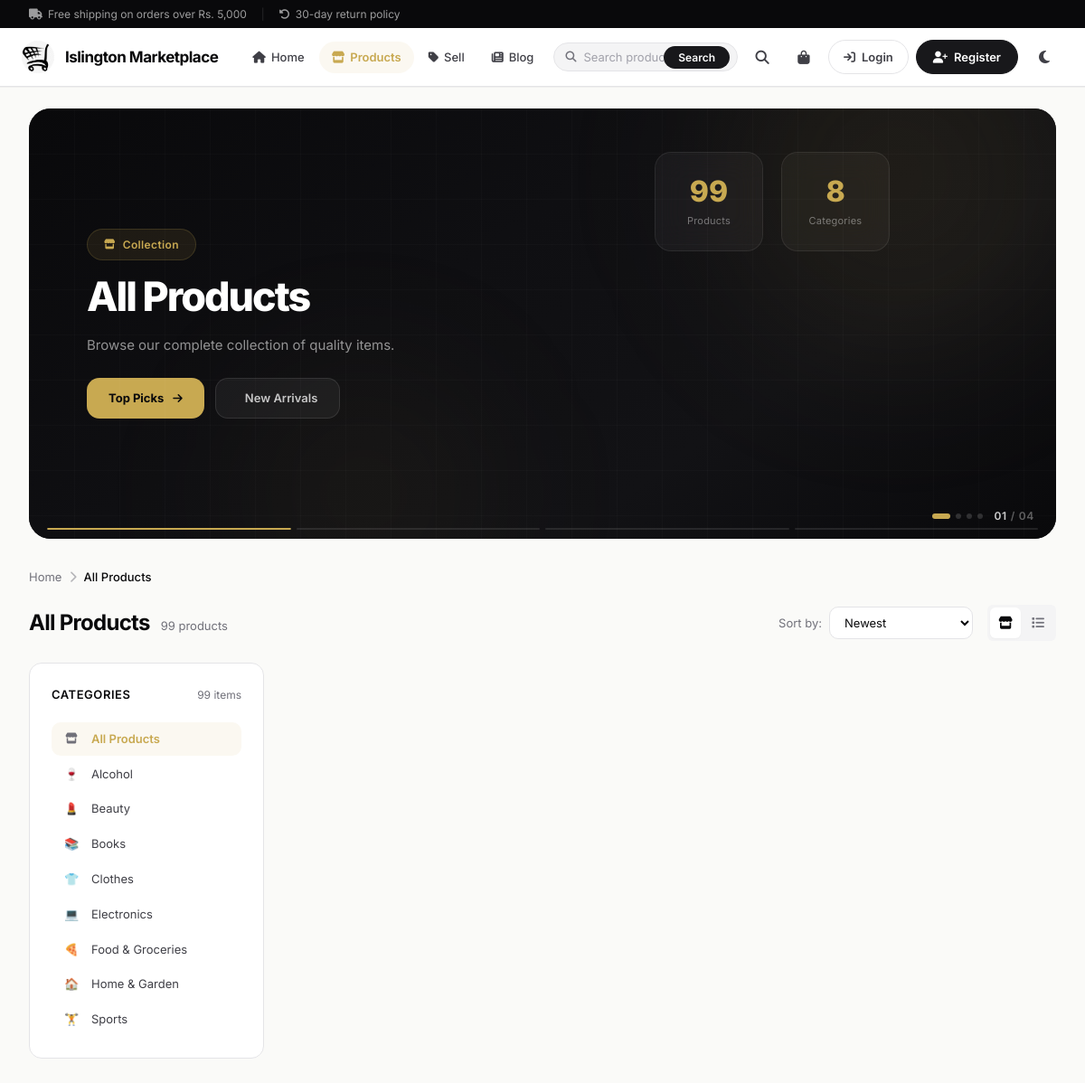
Screenshot of /products/ with the database file from the repository.
### products/models.py (models this page shows, shortened)
class Category(models.Model):
    name = models.CharField(max_length=25)
    slug = models.SlugField(max_length=50, unique=True, null=True, blank=True)
    description = models.TextField(blank=True, default='')
    icon = models.CharField(max_length=50, blank=True, default='fa-box')
    image = models.ImageField(upload_to='categories/', blank=True, null=True)
    is_active = models.BooleanField(default=True)
    created_at = models.DateTimeField(default=timezone.now)
    class Meta:
        verbose_name_plural = 'Categories'
        ordering = ['name']
    def __str__(self):
        return self.name

### products/views.py (the view, shortened to what this page needs)
# urls.py: path('products/', include("products.urls")),
def products(request):
    category_slug = request.GET.get('category')
    search_query = request.GET.get('q', '').strip()
    min_price = request.GET.get('min_price')
    max_price = request.GET.get('max_price')
    rating = request.GET.get('rating')
    product_list = Product.objects.filter(status=True)
    active_filters = []
    if category_slug:
        try:
            category = Category.objects.get(slug=category_slug)
            if category.slug == 'alcohol' and not request.session.get('age_verified'):
                return redirect(f'/age-verify/?next={request.path}')
            product_list = product_list.filter(category=category)
            hero_context = {
                'badge': 'Category',
                'title': category.name,
                'subtitle': f'Discover the best {category.name} available from trusted sellers.',
                'icon': 'fa-tag',
            }
        except Category.DoesNotExist:
            hero_context = {
                'badge': 'Collection',
                'title': 'All Products',
                'subtitle': 'Browse our complete collection of quality items.',
                'icon': 'fa-store',
            }
    else:
        hero_context = {
            'badge': 'Collection',
            'title': 'All Products',
            'subtitle': 'Browse our complete collection of quality items.',
            'icon': 'fa-store',
        }
    if min_price:
        product_list = product_list.filter(price__gte=min_price)
        active_filters.append(f'Min Rs. {min_price}')
    if max_price:
        product_list = product_list.filter(price__lte=max_price)
        active_filters.append(f'Max Rs. {max_price}')
    if rating:
        product_list = product_list.annotate(avg_rating=Avg('reviews__rating')).filter(avg_rating__gte=rating)
        active_filters.append(f'{rating}+ Stars')
    categories = Category.objects.filter(is_active=True)
    hero_pool = list(Product.objects.filter(status=True, product_image__isnull=False).order_by('-sold_count')[:30])
    random.shuffle(hero_pool)
    hero_products = hero_pool[:12]
    context = {
        'products': product_list,
        'categories': categories,
        'selected_category': category_slug,
        'hero_context': hero_context,
        'hero_products': hero_products,
        'product_count': product_list.count(),
    }
    return render(request, 'products/products.html', context)

### marketplace/context_processors.py (called while the page is built, shortened)
def cart_context(request):
    context = {
        'cart_item_count': 0,
        'wishlist_count': 0,
    }
    if request.user.is_authenticated:
        try:
            cart = Cart.objects.get(user=request.user)
            context['cart_item_count'] = cart.total_items
            context['cart_total'] = cart.total_price
        except Cart.DoesNotExist:
            pass
        try:
            wishlist = Wishlist.objects.get(user=request.user)
            context['wishlist_count'] = wishlist.products.count()
        except Wishlist.DoesNotExist:
            pass
    else:
        session_key = request.session.session_key
    return context

def notifications_context(request):
    from django.contrib.messages import get_messages
    messages = []
    storage = get_messages(request)
    for message in storage:
        messages.append({
            'tags': message.tags,
            'message': str(message),
        })
    return {'toast_messages': messages}

def newsletter_context(request):
    subscribed = False
    email = ''
    if request.user.is_authenticated:
        email = request.user.email or ''
        subscribed = bool(email) and Subscriber.objects.filter(
            email__iexact=email, is_active=True
        ).exists()
    else:
        email = request.session.get('newsletter_email', '') or ''
        if email:
            subscribed = Subscriber.objects.filter(
                email__iexact=email, is_active=True
            ).exists()
    return {
        'subscriber_count': Subscriber.objects.filter(is_active=True).count(),
        'newsletter_subscribed': subscribed,
        'newsletter_email': email,
    }

### pages/context_processors.py (called while the page is built)
def nav_pages(request):
    nav_pages = Page.objects.filter(is_published=True).order_by('title')
    return {'nav_pages': nav_pages}

### products/models.py (called while the page is built)
    def __str__(self):
        return self.name

    @property
    def discount_percentage(self):
        if self.discount_price and self.price > 0:
            return int(((self.price - self.discount_price) / self.price) * 100)
        return 0

    @property
    def average_rating(self):
        reviews = self.reviews.all()
        if reviews.exists():
            return round(reviews.aggregate(models.Avg('rating'))['rating__avg'], 1)
        return 0

    @property
    def review_count(self):
        return self.reviews.count()

### templates/products/products.html (shortened to what this page needs)
{% extends 'master/base.html' %}
{% load static %}
{% block content %}
<section class="page-hero-carousel" id="pageHeroCarousel" aria-label="Products showcase">
    <div class="page-hero-slides">
        <div class="page-hero-slide active" data-slide="collection">
            <div class="page-hero-bg">
                <div class="page-hero-mesh"></div>
                <div class="page-hero-orb page-hero-orb-1"></div>
                <div class="page-hero-orb page-hero-orb-2"></div>
            </div>
            <div class="page-hero-content">
                <div class="page-hero-text">
                    <div class="page-hero-badge"><i class="fas {{ hero_context.icon|default:'fa-store' }}"></i> {{ hero_context.badge|default:'Collection' }}</div>
                    <h1 class="page-hero-title">{{ hero_context.title|default:'Explore Our<br><span class="page-hero-accent">Collection</span>' }}</h1>
                    <p class="page-hero-desc">{{ hero_context.subtitle|default:'Browse products from trusted sellers across Nepal' }}</p>
                    <div class="page-hero-actions">
                        <a href="{% url 'search' %}?sort=popular" class="btn-hero-primary btn-hero-sm"><span>Top Picks</span><i class="fas fa-arrow-right"></i></a>
                        <a href="{% url 'search' %}?sort=newest" class="btn-hero-ghost btn-hero-sm"> New Arrivals</a>
                    </div>
                </div>
                <div class="page-hero-visual">
                    <div class="page-hero-stat-ring">
                        <div class="page-hero-stat-item"><span class="page-hero-stat-num">{{ product_count }}</span><span class="page-hero-stat-label">Products</span></div>
                        <div class="page-hero-stat-item"><span class="page-hero-stat-num">{{ categories|length }}</span><span class="page-hero-stat-label">Categories</span></div>
                    </div>
                </div>
            </div>
        </div>
    </div>
    <div class="page-hero-indicators">
        <div class="page-hero-dots">
            <button class="page-hero-dot active" data-dot="0" aria-label="Slide 1"></button>
            <button class="page-hero-dot" data-dot="1" aria-label="Slide 2"></button>
            <button class="page-hero-dot" data-dot="2" aria-label="Slide 3"></button>
            <button class="page-hero-dot" data-dot="3" aria-label="Slide 4"></button>
        </div>
        <div class="page-hero-counter"><span class="page-hero-counter-current">01</span> / <span class="page-hero-counter-total">04</span></div>
    </div>
    <div class="page-hero-progress">
        <div class="page-hero-progress-bar active"><div class="page-hero-progress-bar-fill"></div></div>
        <div class="page-hero-progress-bar"><div class="page-hero-progress-bar-fill"></div></div>
        <div class="page-hero-progress-bar"><div class="page-hero-progress-bar-fill"></div></div>
        <div class="page-hero-progress-bar"><div class="page-hero-progress-bar-fill"></div></div>
    </div>
</section>
<nav class="breadcrumb" aria-label="Breadcrumb">
    <ol class="breadcrumb-list">
        <li><a href="{% url 'home' %}">Home</a></li>
        <li class="breadcrumb-separator"><i class="fas fa-chevron-right"></i></li>
        {% if selected_category %}
            <li><a href="{% url 'products' %}">Products</a></li>
            <li class="breadcrumb-separator"><i class="fas fa-chevron-right"></i></li>
            <li class="breadcrumb-current" id="breadcrumbCurrent">{{ hero_context.title }}</li>
        {% else %}
            <li class="breadcrumb-current" id="breadcrumbCurrent">All Products</li>
        {% endif %}
    </ol>
</nav>
<div class="page-title-row">
    <div class="page-title-left">
        <h1 class="page-title" id="pageTitle">{{ hero_context.title|default:'All Products' }}</h1>
        <span class="page-product-count" id="pageProductCount">{{ product_count }} product{{ product_count|pluralize }}</span>
    </div>
    <div class="page-title-right">
        <div class="page-sort">
            <label class="page-sort-label" for="sortSelect">Sort by:</label>
            <select class="page-sort-select" id="sortSelect">
                <option value="newest">Newest</option>
            </select>
        </div>
        <div class="page-view-toggle">
            <button class="page-view-btn active" data-view="grid" aria-label="Grid view"><i class="fas fa-store"></i></button>
            <button class="page-view-btn" data-view="list" aria-label="List view"><i class="fas fa-list"></i></button>
        </div>
    </div>
</div>
<section class="products-page fade-in">
    <aside class="filter-sidebar" id="filterSidebar">
        <div class="filter-header">
            <h3>Categories</h3>
            <span class="filter-count">{{ products|length }} items</span>
        </div>
        <ul class="category-list">
            <li>
                <a href="{% url 'products' %}" class="{% if not selected_category %}active{% endif %}">
                    <span class="category-list-icon"><i class="fas fa-store"></i></span>
                    All Products
                </a>
            </li>
            {% for cat in categories %}
            <li>
                <a href="{% url 'products' %}?category={{ cat.slug }}" class="{% if selected_category == cat.slug %}active{% endif %}">
                    <span class="category-list-icon">
                        {% if cat.icon == 'fa-spa' %}<span class="cat-list-emoji">💄</span>
                        {% elif cat.icon == 'fa-book' %}<span class="cat-list-emoji">📚</span>
                        {% elif cat.icon == 'fa-shirt' %}<span class="cat-list-emoji">👕</span>
                        {% elif cat.icon == 'fa-microchip' %}<span class="cat-list-emoji">💻</span>
                        {% elif cat.icon == 'fa-house' %}<span class="cat-list-emoji">🏠</span>
                        {% elif cat.icon == 'fa-dumbbell' %}<span class="cat-list-emoji">🏋️</span>
                        {% elif cat.icon == 'fa-box' %}<span class="cat-list-emoji">🍷</span>
                        {% elif cat.icon == 'fa-utensils' %}<span class="cat-list-emoji">🍕</span>
                        {% else %}<span class="cat-list-emoji">🏷️</span>
                        {% endif %}
                    </span>
                    {{ cat.name }}
                </a>
            </li>
            {% endfor %}
        </ul>
    </aside>
    <div class="products-content">
        <div class="product-grid">
        </div>
    </div>
</section>
{% endblock %}

### rows the page displays
Category: name "Alcohol"
Category: name "Beauty"
Category: name "Books"
Category: name "Clothes"
Category: name "Electronics"
Category: name "Food & Groceries"
Category: name "Home & Garden"
Category: name "Sports"

### other values shown
{{ hero_context.badge|default:'Collection' }} "Collection"
{{ product_count }} "99"
{{ categories|length }} "8"
{{ hero_context.title|default:'All Products' }} "All Products"
{{ products|length }} "99"
